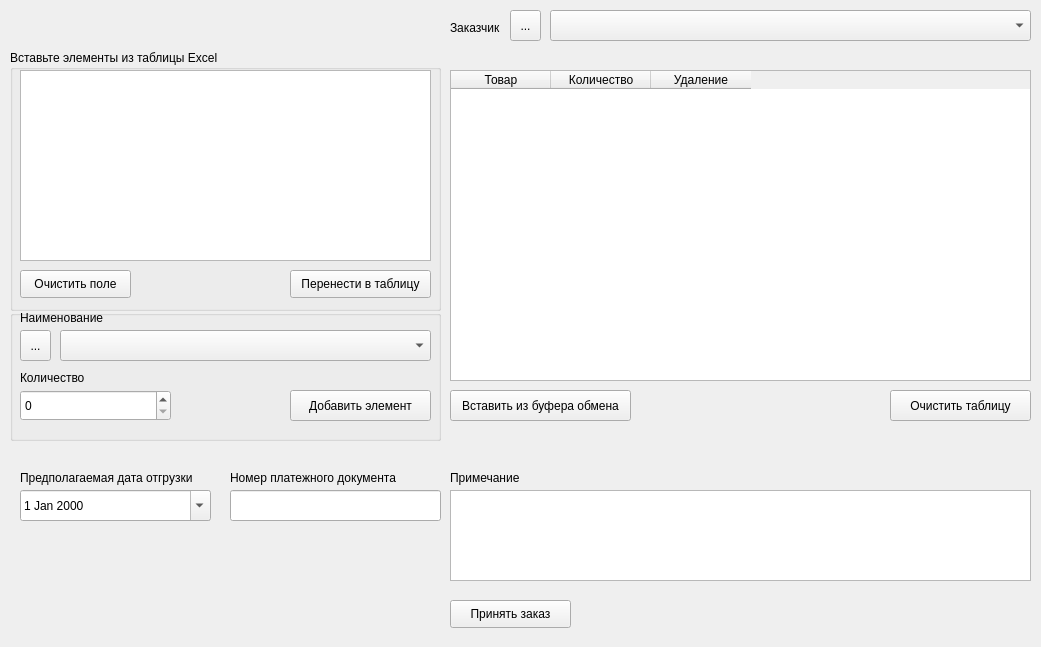
<?xml version="1.0" encoding="UTF-8"?>
<ui version="4.0">
 <class>NewOrder</class>
 <widget class="QWidget" name="NewOrder">
  <property name="geometry">
   <rect>
    <x>0</x>
    <y>0</y>
    <width>1041</width>
    <height>647</height>
   </rect>
  </property>
  <property name="windowTitle">
   <string>Оформление нового заказа</string>
  </property>
  <widget class="QTableWidget" name="newOrderTable">
   <property name="geometry">
    <rect>
     <x>450</x>
     <y>70</y>
     <width>581</width>
     <height>311</height>
    </rect>
   </property>
   <column>
    <property name="text">
     <string>Товар</string>
    </property>
   </column>
   <column>
    <property name="text">
     <string>Количество</string>
    </property>
   </column>
   <column>
    <property name="text">
     <string>Удаление</string>
    </property>
   </column>
  </widget>
  <widget class="QPushButton" name="getOrder">
   <property name="geometry">
    <rect>
     <x>450</x>
     <y>600</y>
     <width>121</width>
     <height>28</height>
    </rect>
   </property>
   <property name="text">
    <string>Принять заказ</string>
   </property>
  </widget>
  <widget class="QPushButton" name="clearTable">
   <property name="geometry">
    <rect>
     <x>890</x>
     <y>390</y>
     <width>141</width>
     <height>31</height>
    </rect>
   </property>
   <property name="text">
    <string>Очистить таблицу</string>
   </property>
  </widget>
  <widget class="QGroupBox" name="groupBox">
   <property name="geometry">
    <rect>
     <x>10</x>
     <y>310</y>
     <width>431</width>
     <height>131</height>
    </rect>
   </property>
   <property name="title">
    <string/>
   </property>
   <widget class="QLabel" name="label_3">
    <property name="geometry">
     <rect>
      <x>10</x>
      <y>60</y>
      <width>71</width>
      <height>16</height>
     </rect>
    </property>
    <property name="text">
     <string>Количество</string>
    </property>
   </widget>
   <widget class="QPushButton" name="addelemToTable">
    <property name="geometry">
     <rect>
      <x>280</x>
      <y>80</y>
      <width>141</width>
      <height>31</height>
     </rect>
    </property>
    <property name="text">
     <string>Добавить элемент</string>
    </property>
   </widget>
   <widget class="QLabel" name="label_2">
    <property name="geometry">
     <rect>
      <x>10</x>
      <y>0</y>
      <width>91</width>
      <height>16</height>
     </rect>
    </property>
    <property name="text">
     <string>Наименование</string>
    </property>
   </widget>
   <widget class="QComboBox" name="comboBox">
    <property name="geometry">
     <rect>
      <x>50</x>
      <y>20</y>
      <width>371</width>
      <height>31</height>
     </rect>
    </property>
   </widget>
   <widget class="QSpinBox" name="spinBox">
    <property name="geometry">
     <rect>
      <x>10</x>
      <y>80</y>
      <width>151</width>
      <height>31</height>
     </rect>
    </property>
    <property name="maximum">
     <number>999999</number>
    </property>
   </widget>
   <widget class="QToolButton" name="addProduct">
    <property name="geometry">
     <rect>
      <x>10</x>
      <y>20</y>
      <width>31</width>
      <height>31</height>
     </rect>
    </property>
    <property name="toolTip">
     <string>Добавить новый продукт</string>
    </property>
    <property name="text">
     <string>...</string>
    </property>
    <property name="icon">
     <iconset>
      <normaloff>venv/icons/new-order-plus.png</normaloff>venv/icons/new-order-plus.png</iconset>
    </property>
   </widget>
  </widget>
  <widget class="QPushButton" name="clipboardToTable">
   <property name="geometry">
    <rect>
     <x>450</x>
     <y>390</y>
     <width>181</width>
     <height>31</height>
    </rect>
   </property>
   <property name="text">
    <string>Вставить из буфера обмена</string>
   </property>
  </widget>
  <widget class="QGroupBox" name="groupBox_2">
   <property name="geometry">
    <rect>
     <x>10</x>
     <y>50</y>
     <width>431</width>
     <height>261</height>
    </rect>
   </property>
   <property name="title">
    <string>Вставьте элементы из таблицы Excel</string>
   </property>
   <widget class="QPlainTextEdit" name="textfieldOrder">
    <property name="geometry">
     <rect>
      <x>10</x>
      <y>20</y>
      <width>411</width>
      <height>191</height>
     </rect>
    </property>
   </widget>
   <widget class="QPushButton" name="textfieldToTable">
    <property name="geometry">
     <rect>
      <x>280</x>
      <y>220</y>
      <width>141</width>
      <height>28</height>
     </rect>
    </property>
    <property name="text">
     <string>Перенести в таблицу</string>
    </property>
   </widget>
   <widget class="QPushButton" name="clearTextfield">
    <property name="geometry">
     <rect>
      <x>10</x>
      <y>220</y>
      <width>111</width>
      <height>28</height>
     </rect>
    </property>
    <property name="text">
     <string>Очистить поле</string>
    </property>
   </widget>
  </widget>
  <widget class="QLabel" name="label">
   <property name="geometry">
    <rect>
     <x>450</x>
     <y>20</y>
     <width>55</width>
     <height>16</height>
    </rect>
   </property>
   <property name="text">
    <string>Заказчик</string>
   </property>
  </widget>
  <widget class="QComboBox" name="partnersList">
   <property name="geometry">
    <rect>
     <x>550</x>
     <y>10</y>
     <width>481</width>
     <height>31</height>
    </rect>
   </property>
  </widget>
  <widget class="QToolButton" name="addPartner">
   <property name="geometry">
    <rect>
     <x>510</x>
     <y>10</y>
     <width>31</width>
     <height>31</height>
    </rect>
   </property>
   <property name="text">
    <string>...</string>
   </property>
   <property name="icon">
    <iconset>
     <normaloff>venv/icons/new-order-plus.png</normaloff>venv/icons/new-order-plus.png</iconset>
   </property>
  </widget>
  <widget class="QLineEdit" name="lineEdit">
   <property name="geometry">
    <rect>
     <x>230</x>
     <y>490</y>
     <width>211</width>
     <height>31</height>
    </rect>
   </property>
  </widget>
  <widget class="QTextEdit" name="textEdit">
   <property name="geometry">
    <rect>
     <x>450</x>
     <y>490</y>
     <width>581</width>
     <height>91</height>
    </rect>
   </property>
  </widget>
  <widget class="QDateEdit" name="dateEdit">
   <property name="geometry">
    <rect>
     <x>20</x>
     <y>490</y>
     <width>191</width>
     <height>31</height>
    </rect>
   </property>
   <property name="calendarPopup">
    <bool>true</bool>
   </property>
  </widget>
  <widget class="QLabel" name="label_4">
   <property name="geometry">
    <rect>
     <x>20</x>
     <y>470</y>
     <width>201</width>
     <height>16</height>
    </rect>
   </property>
   <property name="text">
    <string>Предполагаемая дата отгрузки</string>
   </property>
  </widget>
  <widget class="QLabel" name="label_5">
   <property name="geometry">
    <rect>
     <x>230</x>
     <y>470</y>
     <width>191</width>
     <height>16</height>
    </rect>
   </property>
   <property name="text">
    <string>Номер платежного документа</string>
   </property>
  </widget>
  <widget class="QLabel" name="label_6">
   <property name="geometry">
    <rect>
     <x>450</x>
     <y>470</y>
     <width>81</width>
     <height>16</height>
    </rect>
   </property>
   <property name="text">
    <string>Примечание</string>
   </property>
  </widget>
 </widget>
 <resources/>
 <connections/>
</ui>
